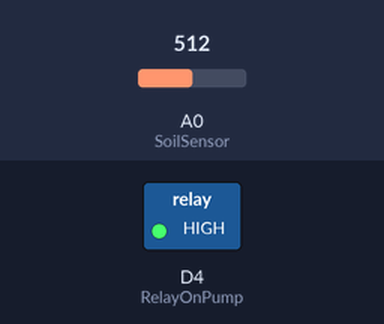
Bench run of a sketch on a simulated ESP8266 (NodeMCU). Shown: switched loads named in the sketch (green lamp = pin HIGH). Inputs (shaded band) come from the test bench; at power-on: A0 (SoilSensor) = 512. WiFi joins after 1.5 s; servers stay silent unless stated; what the sketch prints to the serial monitor is not drawn.

Above: at 2.8 s.
2.9 s: A0 (SoilSensor) set to 587
4.4 s: A0 (SoilSensor) set to 617
At 5.1 s:
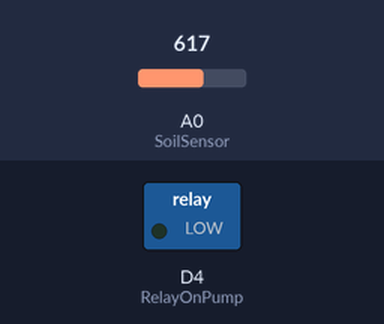
5.9 s: A0 (SoilSensor) set to 590
At 6.3 s:
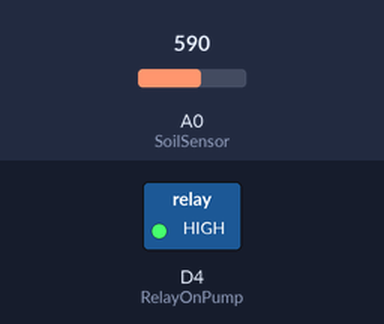
7.4 s: A0 (SoilSensor) set to 610
At 8.6 s:
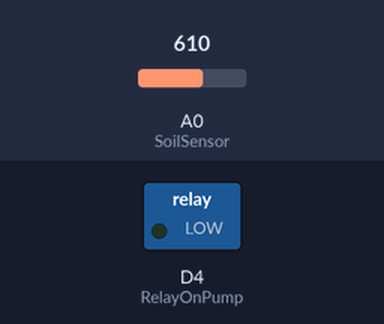
Timing chart, 0 to 9.9 s (numbered marks = the images above; inputs shaded):
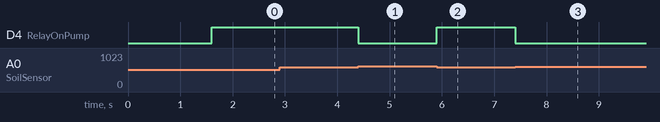

Measured:
- the behaviour switches between 599 and 600 on A0 (SoilSensor) (found by bisection; images 0 and 1)
- after the input at 2.9 s, every drawn part: stays the same
- after the input at 4.4 s, D4 (RelayOnPump): HIGH → LOW at once
- after the input at 5.9 s, D4 (RelayOnPump): LOW → HIGH at once
- after the input at 7.4 s, D4 (RelayOnPump): HIGH → LOW at once

The sketch:

HumidityIOT.ino
```cpp
#include <TridentTD_LineNotify.h>
#include <ESP8266WiFi.h>
#define LINE_TOKEN "LaBjxp711IdDzVDnrA96gjCCPLmK6A4RUukJYTYHRau"
char ssid[] = "KIB_2.4G";
char pass[] = "nongshin";

int RelayOnPump = D4;
int SoilSensor  = A0;
int sensorValue = 0;
void setup() {
  Serial.begin(115200);
  Serial.println();
  Serial.println(LINE.getVersion());
  WiFi.begin(ssid, pass);
  Serial.printf("WiFi connecting to %s\n",  ssid);
  while (WiFi.status() != WL_CONNECTED) {
  Serial.print(".");
  delay(200);
  }
  Serial.printf("\nWiFi connected\nIP : ");
  Serial.println(WiFi.localIP());
  LINE.setToken(LINE_TOKEN);
  pinMode(RelayOnPump, OUTPUT);
  pinMode(SoilSensor, INPUT);
}

void loop() {
  sensorValue = analogRead(A0);
  if (sensorValue >=600 && sensorValue <=800) {
    LINE.notify("รถน้ำแล้วจ้า");
    digitalWrite(RelayOnPump, LOW);
  }else {
    digitalWrite(RelayOnPump, HIGH);
  }
}
```
